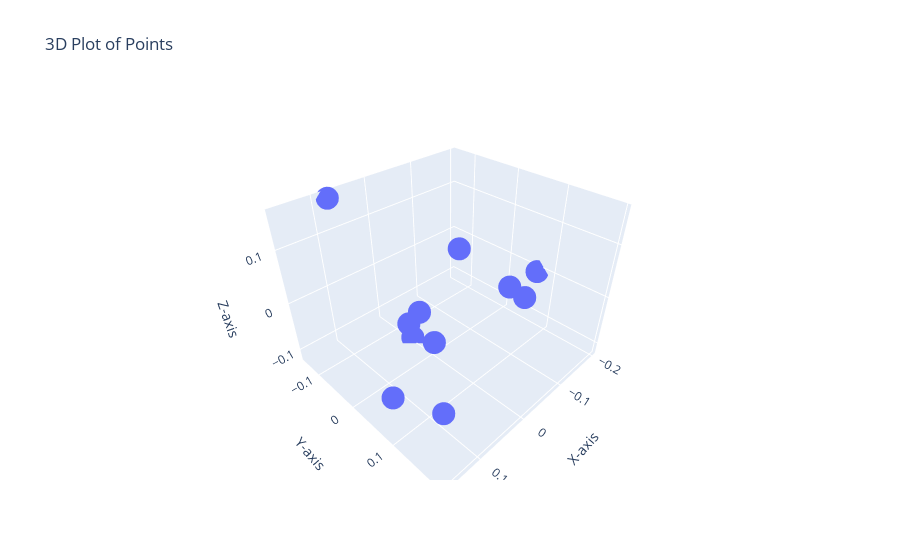

Notebook cell for this chart:
### Code cell
plot_3D_points(Xab)

### Figure 1 — Plotly figure (JSON) as saved in the notebook; plotly's stock layout.template omitted (floating-point values rounded to 4 significant figures)
{"data": [{"mode": "markers", "type": "scatter3d", "x": [0.004077, -0.0364, 0.07889, -0.008798, 0.04988, -0.07825, -0.1989, 0.1386, -0.1201, 0.1612, 0.004077, 0.001176], "y": [-0.05823, 0.1296, -0.1428, -0.004762, 0.02763, -0.01224, 0.06902, 0.06218, 0.1014, 0.1949, -0.05823, -0.05283], "z": [-0.08438, 0.06989, 0.1582, -0.1042, 0.01508, 0.05813, -0.005725, -0.07929, -0.006713, 0.01746, -0.08438, -0.1156]}], "layout": {"scene": {"xaxis": {"title": {"text": "X-axis"}}, "yaxis": {"title": {"text": "Y-axis"}}, "zaxis": {"title": {"text": "Z-axis"}}}, "title": {"text": "3D Plot of Points"}}}
